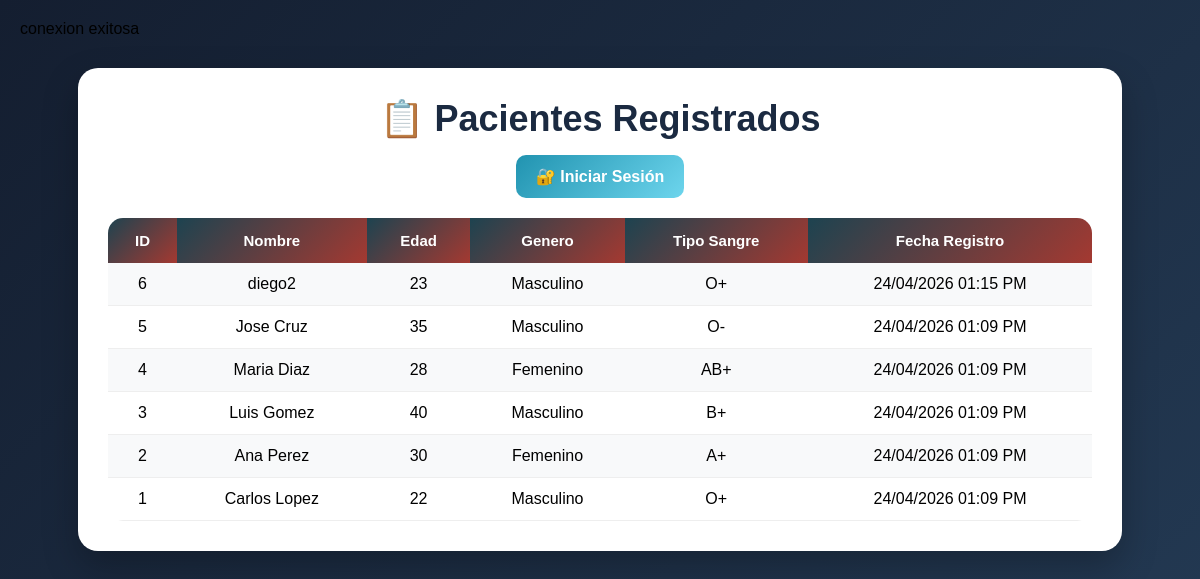
The page / on the database its author committed.
### tables this page shows
CREATE TABLE `pacientes` (
  `id` int(11) NOT NULL,
  `nombre` varchar(100) NOT NULL,
  `edad` int(11) NOT NULL,
  `genero` enum('Masculino','Femenino') NOT NULL,
  `telefono` varchar(20) DEFAULT NULL,
  `tipo_sangre` varchar(5) NOT NULL,
  `fecha_registro` timestamp NULL DEFAULT NULL
);

### index.php (the view, shortened to what this page needs)
<?php
include("conexion.php");
?>
<!DOCTYPE html>
<html lang="es">
<head>
<link rel="stylesheet" href="css/estilos.css">
</head>
<body>
<div class="contenedor">
<h1>📋 Pacientes Registrados</h1>
<div style="text-align:center; margin-bottom:20px;">
<a href="login.php" class="boton-secundario">🔐 Iniciar Sesión</a>
</div>
<table>
<tr>
<th>ID</th>
<th>Nombre</th>
<th>Edad</th>
<th>Genero</th>
<th>Tipo Sangre</th>
<th>Fecha Registro</th>
</tr>
<?php
$sql = $conexion->query("SELECT * FROM pacientes ORDER BY id DESC");
while($fila = $sql->fetch_assoc()){
?>
<tr>
<td><?= $fila['id']; ?></td>
<td><?= $fila['nombre']; ?></td>
<td><?= $fila['edad']; ?></td>
<td><?= $fila['genero']; ?></td>
<td><?= $fila['tipo_sangre']; ?></td>
<td><?= date("d/m/Y h:i A", strtotime($fila['fecha_registro'])); ?></td>
</tr>
<?php } ?>
</table>
</div>
</body>
</html>

### css/estilos.css (style rules this page uses)
* { margin:0; padding:0; box-sizing:border-box; }
body { font-family:Arial, Helvetica, sans-serif; background:linear-gradient(135deg,#141e30,#243b55); min-height:100vh; padding:20px; }
.contenedor, .panel { width:90%; max-width:1150px; margin:30px auto; background:white; padding:30px; border-radius:20px; box-shadow:0 15px 35px rgba(0,0,0,.25); }
h1 { text-align:center; font-size:36px; margin-bottom:15px; color:#1b2a41; }
button, .boton-secundario, a.boton { display:inline-block; padding:12px 20px; border:none; border-radius:10px; background:linear-gradient(135deg,#11998e,#38ef7d); color:white; text-decoration:none; font-weight:bold; cursor:pointer; transition:.3s; }
.boton-secundario { background:linear-gradient(135deg,#2193b0,#6dd5ed); }
table { width:100%; border-collapse:collapse; margin-top:20px; overflow:hidden; border-radius:15px; }
th { background:linear-gradient(135deg,#1d4350,#a43931); color:white; padding:14px; font-size:15px; }
td { padding:12px; text-align:center; border-bottom:1px solid #eee; }
tr:nth-child(even) { background:#f8f9fa; }
a { text-decoration:none; }

### rows shown on the page
pacientes: id "6", nombre "diego2", edad "23", genero "Masculino", tipo_sangre "O+", fecha_registro "24/04/2026 01:15 PM"
pacientes: id "5", nombre "Jose Cruz", edad "35", genero "Masculino", tipo_sangre "O-", fecha_registro "24/04/2026 01:09 PM"
pacientes: id "4", nombre "Maria Diaz", edad "28", genero "Femenino", tipo_sangre "AB+", fecha_registro "24/04/2026 01:09 PM"
pacientes: id "3", nombre "Luis Gomez", edad "40", genero "Masculino", tipo_sangre "B+", fecha_registro "24/04/2026 01:09 PM"
pacientes: id "2", nombre "Ana Perez", edad "30", genero "Femenino", tipo_sangre "A+", fecha_registro "24/04/2026 01:09 PM"
pacientes: id "1", nombre "Carlos Lopez", edad "22", genero "Masculino", tipo_sangre "O+", fecha_registro "24/04/2026 01:09 PM"
